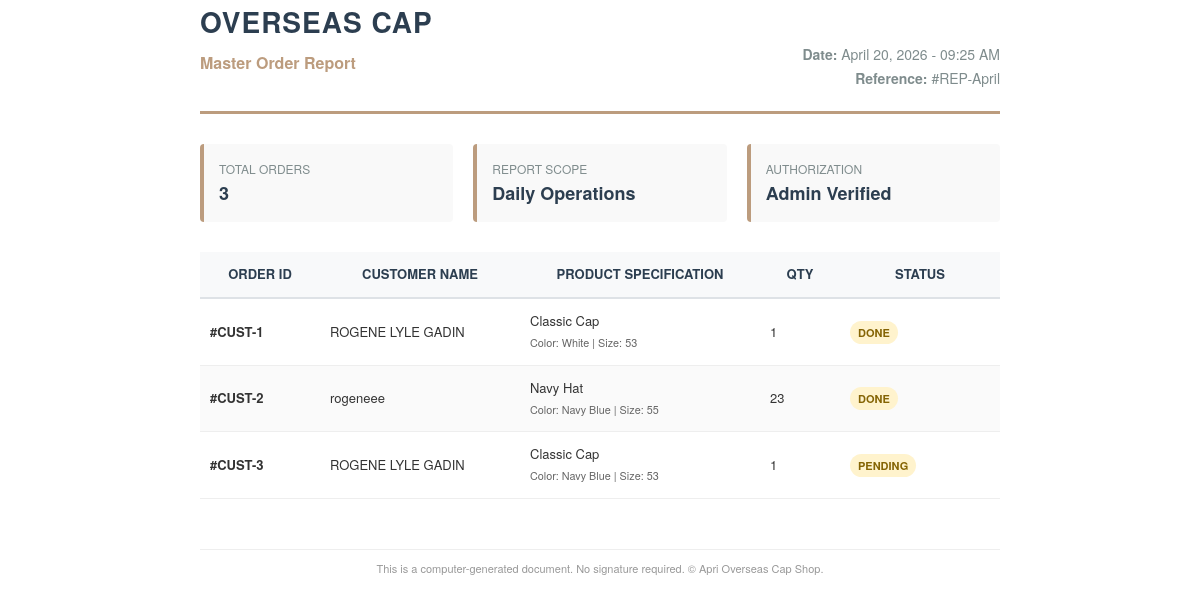
/admin/print_orders (signed in), run on an earlier commit of the app's database.
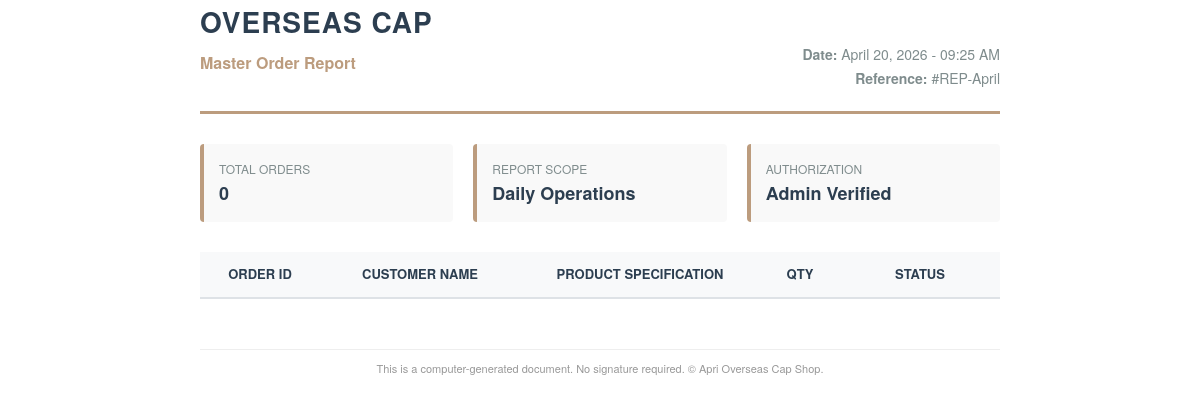
And on a later commit of the database.
### app.py (models this page shows)
class CustomOrder(db.Model):
    id = db.Column(db.Integer, primary_key=True)
    user_id = db.Column(db.Integer, db.ForeignKey('user.id'), nullable=True)
    customer_name = db.Column(db.String(100), nullable=False)
    contact_number = db.Column(db.String(20), nullable=False)
    address = db.Column(db.String(200), nullable=False)
    quantity = db.Column(db.Integer, nullable=False)
    product_type = db.Column(db.String(50))
    product_id = db.Column(db.Integer, db.ForeignKey('product.id'), nullable=True)
    color_type = db.Column(db.String(50))
    size_type = db.Column(db.String(50))
    color_variants = db.Column(db.String(50))
    size_variants = db.Column(db.String(50))
    material_type = db.Column(db.String(100))
    interlining_thickness = db.Column(db.String(100))
    order_type = db.Column(db.String(50))
    design_filename = db.Column(db.String(100))
    remarks = db.Column(db.Text)
    status = db.Column(db.String(20), default="PENDING")
    payment_method = db.Column(db.String(50))
    date_ordered = db.Column(db.DateTime, default=datetime.utcnow)
    payment_proof = db.Column(db.String(100))
    price = db.Column(db.Float, default=0.0)

### app.py (the view)
@app.route('/admin/print_orders')
def print_orders():
    if session.get('user') != 'admin':
        return redirect(url_for('login'))
    all_orders = CustomOrder.query.all()
    stats = {
        "generated_at": datetime.now().strftime("%B %d, %Y - %I:%M %p"),
        "total": len(all_orders),
        "pending": CustomOrder.query.filter_by(status="PENDING").count()
    }
    return render_template('print_orders.html', orders=all_orders, stats=stats)

### app.py (called while the page is built)
@app.context_processor
def inject_stats():
    admin_stats = {
        'total': CustomOrder.query.count(),
        'pending': CustomOrder.query.filter_by(status='PENDING').count(),
        'completed': CustomOrder.query.filter(CustomOrder.status.in_(['DONE', 'COMPLETED'])).count()
    }
    return dict(admin_stats=admin_stats)

### templates/print_orders.html (shortened to what this page needs)
<!DOCTYPE html>
<html lang="en">
<head>
</head>
<body>
    <div class="container">
        <div class="header">
            <div>
                <h1>Overseas Cap</h1>
                <p style="margin-top: 5px; color: #bc9c7e; font-weight: bold;">Master Order Report</p>
            </div>
            <div class="header-info">
                <p><strong>Date:</strong> {{ stats.generated_at }}</p>
                <p><strong>Reference:</strong> #REP-{{ stats.generated_at.split(' ')[0] }}</p>
            </div>
        </div>
        <div class="summary-grid">
            <div class="summary-box">
                <span>Total Orders</span>
                <strong>{{ orders|length }}</strong>
            </div>
            <div class="summary-box">
                <span>Report Scope</span>
                <strong>Daily Operations</strong>
            </div>
            <div class="summary-box">
                <span>Authorization</span>
                <strong>Admin Verified</strong>
            </div>
        </div>
        <table>
            <thead>
                <tr>
                    <th style="width: 15%;">Order ID</th>
                    <th style="width: 25%;">Customer Name</th>
                    <th style="width: 30%;">Product Specification</th>
                    <th style="width: 10%;">Qty</th>
                    <th style="width: 20%;">Status</th>
                </tr>
            </thead>
            <tbody>
                {% for order in orders %}
                <tr>
                    <td><strong>#CUST-{{ order.id }}</strong></td>
                    <td>{{ order.customer_name }}</td>
                    <td>
                        {{ order.product_type }}<br>
                        <small style="color: #666;">
                            Color: {{ order.color_type }} | Size: {{ order.size_type }}
                        </small>
                    </td>
                    <td>{{ order.quantity }}</td>
                    <td>
                        <span class="status {% if order.status == 'Completed' %}status-completed{% else %}status-pending{% endif %}">
                            {{ order.status }}
                        </span>
                    </td>
                </tr>
                {% endfor %}
            </tbody>
        </table>
        <div style="margin-top: 50px; border-top: 1px solid #eee; padding-top: 10px; font-size: 11px; color: #999; text-align: center;">
            This is a computer-generated document. No signature required.
            &copy; {{ stats.generated_at[:4] }} Overseas Cap Shop.
        </div>
    </div>
</body>
</html>

What changed in the data, as far as the page shows it:
removed CustomOrder: id "1", customer_name "ROGENE LYLE GADIN", product_type "Classic Cap", color_type "White", size_type "53", quantity "1", status "DONE"
removed CustomOrder: id "2", customer_name "rogeneee", product_type "Navy Hat", color_type "Navy Blue", size_type "55", quantity "23", status "DONE"
removed CustomOrder: id "3", customer_name "ROGENE LYLE GADIN", product_type "Classic Cap", color_type "Navy Blue", size_type "53", quantity "1", status "PENDING"
Also different on the page:
{{ orders|length }}: "3" → "0"
